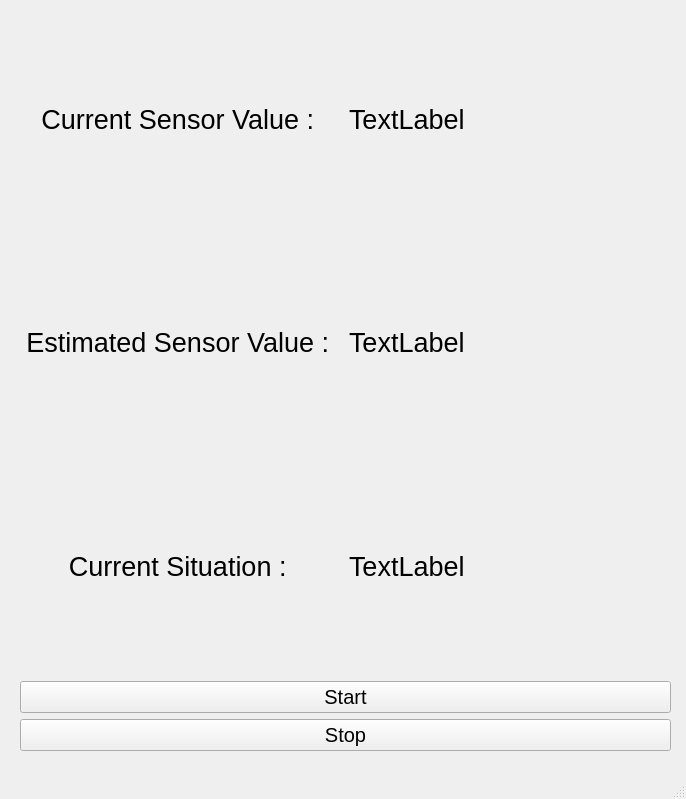
<?xml version="1.0" encoding="UTF-8"?>
<ui version="4.0">
 <class>MainWindow</class>
 <widget class="QMainWindow" name="MainWindow">
  <property name="geometry">
   <rect>
    <x>0</x>
    <y>0</y>
    <width>686</width>
    <height>799</height>
   </rect>
  </property>
  <property name="font">
   <font>
    <pointsize>8</pointsize>
   </font>
  </property>
  <property name="windowTitle">
   <string>MainWindow</string>
  </property>
  <widget class="QWidget" name="centralwidget">
   <widget class="QWidget" name="verticalLayoutWidget">
    <property name="geometry">
     <rect>
      <x>20</x>
      <y>10</y>
      <width>651</width>
      <height>741</height>
     </rect>
    </property>
    <layout class="QVBoxLayout" name="verticalLayout">
     <item>
      <layout class="QHBoxLayout" name="horizontalLayout">
       <item>
        <widget class="QLabel" name="current_sensor">
         <property name="font">
          <font>
           <pointsize>20</pointsize>
          </font>
         </property>
         <property name="text">
          <string>Current Sensor Value : </string>
         </property>
         <property name="alignment">
          <set>Qt::AlignCenter</set>
         </property>
        </widget>
       </item>
       <item>
        <widget class="QLabel" name="c_value">
         <property name="font">
          <font>
           <pointsize>20</pointsize>
          </font>
         </property>
         <property name="text">
          <string>TextLabel</string>
         </property>
        </widget>
       </item>
      </layout>
     </item>
     <item>
      <layout class="QHBoxLayout" name="horizontalLayout_3">
       <item>
        <widget class="QLabel" name="current_sensor_3">
         <property name="font">
          <font>
           <pointsize>20</pointsize>
          </font>
         </property>
         <property name="text">
          <string>Estimated Sensor Value : </string>
         </property>
         <property name="alignment">
          <set>Qt::AlignCenter</set>
         </property>
        </widget>
       </item>
       <item>
        <widget class="QLabel" name="e_value">
         <property name="font">
          <font>
           <pointsize>20</pointsize>
          </font>
         </property>
         <property name="text">
          <string>TextLabel</string>
         </property>
        </widget>
       </item>
      </layout>
     </item>
     <item>
      <layout class="QHBoxLayout" name="horizontalLayout_2">
       <item>
        <widget class="QLabel" name="current_sensor_2">
         <property name="font">
          <font>
           <pointsize>20</pointsize>
          </font>
         </property>
         <property name="text">
          <string>Current Situation : </string>
         </property>
         <property name="alignment">
          <set>Qt::AlignCenter</set>
         </property>
        </widget>
       </item>
       <item>
        <widget class="QLabel" name="c_situation">
         <property name="font">
          <font>
           <pointsize>20</pointsize>
          </font>
         </property>
         <property name="text">
          <string>TextLabel</string>
         </property>
        </widget>
       </item>
      </layout>
     </item>
     <item>
      <widget class="QPushButton" name="button_start">
       <property name="font">
        <font>
         <pointsize>15</pointsize>
        </font>
       </property>
       <property name="text">
        <string>Start</string>
       </property>
      </widget>
     </item>
     <item>
      <widget class="QPushButton" name="button_stop">
       <property name="font">
        <font>
         <pointsize>15</pointsize>
        </font>
       </property>
       <property name="text">
        <string>Stop</string>
       </property>
      </widget>
     </item>
    </layout>
   </widget>
  </widget>
  <widget class="QMenuBar" name="menubar">
   <property name="geometry">
    <rect>
     <x>0</x>
     <y>0</y>
     <width>686</width>
     <height>20</height>
    </rect>
   </property>
  </widget>
  <widget class="QStatusBar" name="statusbar"/>
 </widget>
 <resources/>
 <connections/>
</ui>
